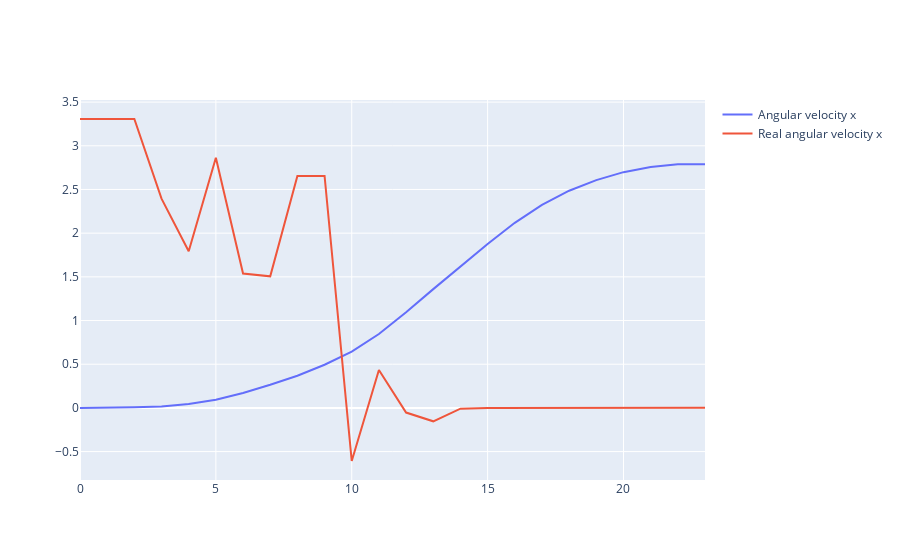

The code cell stored with this chart in its notebook:
### Code cell
# Plot the angular velocities.
fig = go.Figure(data=[go.Scatter(x=np.arange(len(cube_ang_vels)), y=np.array([cube_ang_vels[ii][0] for ii in range(len(cube_ang_vels))]), mode='lines', name='Angular velocity x')])
real_ang_vels = np.stack([np.array(vv) for vv in obj_dict["angular_velocities"]])
fig.add_trace(go.Scatter(x=np.arange(len(real_ang_vels)), y=real_ang_vels[:, 0], mode='lines', name='Real angular velocity x'))

### Figure 1 — Plotly figure (JSON) as saved in the notebook; plotly's stock layout.template omitted (floating-point values rounded to 4 significant figures)
{"data": [{"mode": "lines", "name": "Angular velocity x", "type": "scatter", "x": [0, 1, 2, 3, 4, 5, 6, 7, 8, 9, 10, 11, 12, 13, 14, 15, 16, 17, 18, 19, 20, 21, 22, 23], "y": [0, 0.0003276, 0.007977, 0.01651, 0.04382, 0.09311, 0.1703, 0.2642, 0.3687, 0.4938, 0.6441, 0.8452, 1.094, 1.359, 1.62, 1.876, 2.118, 2.323, 2.486, 2.608, 2.698, 2.758, 2.788, 2.789]}, {"mode": "lines", "name": "Real angular velocity x", "type": "scatter", "x": [0, 1, 2, 3, 4, 5, 6, 7, 8, 9, 10, 11, 12, 13, 14, 15, 16, 17, 18, 19, 20, 21, 22, 23], "y": [3.307, 3.307, 3.307, 2.395, 1.793, 2.863, 1.538, 1.506, 2.654, 2.654, -0.6079, 0.4345, -0.05323, -0.1537, -0.00839, -0.001159, -0.001081, -0.0002118, 0.000317, 0.0002841, 0.0006308, -0.0001606, -0.0002558, 0.000407]}], "layout": {}}
